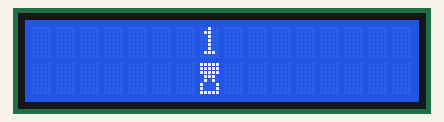
Recording of a sketch running on a simulated Arduino Uno, built with avr-gcc and run on an emulated ATmega328P. On the bench: 16×2 character LCD.

Above: at 1.1 s.
At 5.1 s:
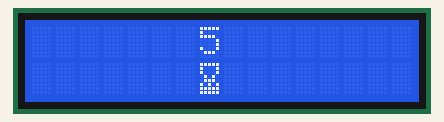
At 10.1 s:
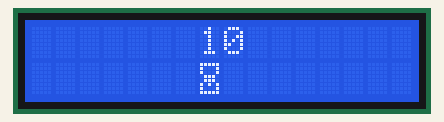
At 20.1 s:
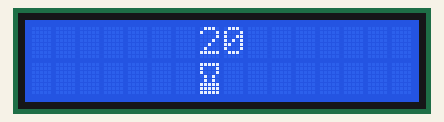
At 30.1 s:
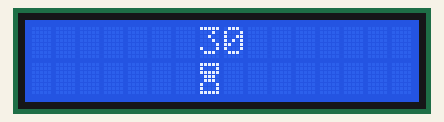
At 39.1 s:
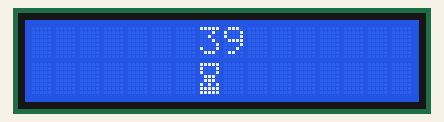

The sketch:

Hourglass.ino
```cpp
#include <LiquidCrystal.h>
LiquidCrystal lcd(7, 6, 5, 4, 3, 2);
unsigned long time;
unsigned long tick = 0;
const unsigned long interval = 1000; //1 sec
unsigned int i = 0;

byte hg1[8] = {
	0b11111,
	0b11111,
	0b11111,
	0b01110,
	0b01010,
	0b10001,
	0b10001,
	0b11111
};

byte hg2[8] = {
	0b11111,
	0b10001,
	0b11111,
	0b01110,
	0b01110,
	0b10001,
	0b10001,
	0b11111
};

byte hg3[8] = {
	0b11111,
	0b10001,
	0b10001,
	0b01110,
	0b01110,
	0b10101,
	0b10001,
	0b11111
};

byte hg4[8] = {
	0b11111,
	0b10001,
	0b10001,
	0b01110,
	0b01110,
	0b10101,
	0b11111,
	0b11111
};

byte hg5[8] = {
	0b11111,
	0b10001,
	0b10001,
	0b01010,
	0b01110,
	0b10101,
	0b11111,
	0b11111
};

byte hg6[8] = {
	0b11111,
	0b10001,
	0b10001,
	0b01010,
	0b01010,
	0b11111,
	0b11111,
	0b11111
};

byte hg7[8] = {
	0b00000,
	0b00000,
	0b11011,
	0b11101,
	0b11101,
	0b11011,
	0b00000,
	0b00000
};

void setup() {
  lcd.begin(16, 2);
  lcd.createChar(0, hg1);
  lcd.createChar(1, hg2);
  lcd.createChar(2, hg3);
  lcd.createChar(3, hg4);
  lcd.createChar(4, hg5);
  lcd.createChar(5, hg6);
  lcd.createChar(6, hg7);
}


void loop() {
  // put your main code here, to run repeatedly:
  time = millis();

  if(time - tick >= interval){
    tick += interval;
		lcd.setCursor(7, 0);
		lcd.print(time / 1000 % 60);
		lcd.setCursor(7, 1);
		if(i == 0){
				lcd.write(byte(i));
		}
		else{
				lcd.write(i);
		}
		i = (i + 1) % 7;
	}
}
```

Measured:
- what the display in image 0 shows lasts 1.0 s, from 1.0 s to 2.0 s
